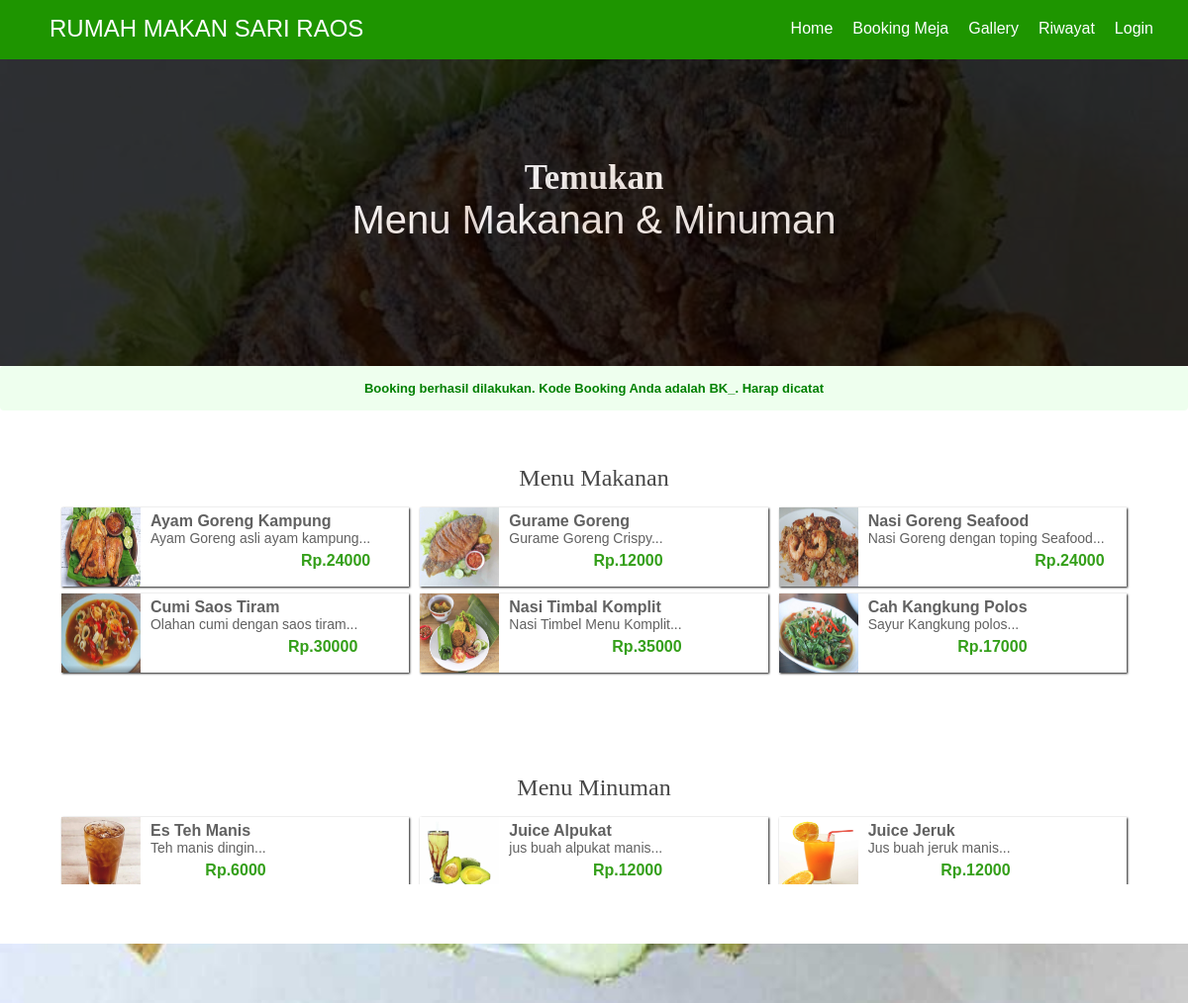
Page /menu.php on the committed database.
### tables this page shows
CREATE TABLE `food` (
  `id` int(11) NOT NULL,
  `food_name` varchar(50) NOT NULL,
  `food_category` varchar(50) NOT NULL,
  `food_price` varchar(50) NOT NULL,
  `food_description` text NOT NULL
);

### menu.php (the view, shortened to what this page needs)
<?php
	require "admin/includes/db.php";
	$bfast = "";
	$lunch = "";
	$get_recent = $db->query("SELECT * FROM food");
	if($get_recent->num_rows) {
		while($row = $get_recent->fetch_assoc()) {
			if($row['food_category'] == "Makanan") {
				$bfast .= "<div class='parallax_item'>
							<a href='detail.php?fid=".$row['id']."'><img src='image/FoodPics/".$row['id'].".jpg' width='80px' height='80px' />
							<div class='detail'>
								<h4>".$row['food_name']."</h4>
								<p class='desc'>".substr($row['food_description'], 0, 33)."...</p>
								<p class='price'>Rp.".$row['food_price']."</p>
							</div>
							<p class='clear'></p>
							</a>
						</div>";
			}elseif($row['food_category'] == "Minuman") {
				$lunch .=	"<div class='parallax_item'>
							<a href='detail.php?fid=".$row['id']."'><img src='image/FoodPics/".$row['id'].".jpg' width='80px' height='80px' />
							<div class='detail'>
								<h4>".$row['food_name']."</h4>
								<p class='desc'>".substr($row['food_description'], 0, 33)."...</p>
								<p class='price'>Rp.".$row['food_price']."</p>
							</div>
							<p class='clear'></p>
							</a>
						</div>";
			}
		}
	}else{
	}
?>
<!Doctype html>
<html lang="en">
<head>
<link rel="stylesheet" href="css/main.css" />
</head>
<body>
<?php require "includes/header.php"; ?>
<div class="parallax" onclick="remove_class()">
	<div class="parallax_head">
		<h2>Temukan</h2>
		<h3>Menu Makanan & Minuman</h3>
	</div>
</div>
<div class="alert">
	<?php
	$reserve_code = "BK_".$_SESSION['id'];
		echo $msg = "<p style='padding: 15px; color: green; background: #eeffee; font-weight: bold; font-size: 13px; border-radius: 4px; text-align: center;'>Booking berhasil dilakukan. Kode Booking Anda adalah  $reserve_code. Harap dicatat </p>";
	?>
</div>
<div class="content" onclick="remove_class()">
	<div class="inner_content on_parallax">
		<h2><span class="Makanan">Menu Makanan</span></h2>
		<div class="parallax_content">
			<?php echo ($bfast == "") ? "<h3 style=' text-align: center; font-weight: lighter; padding: 10px 0px; background: #ffeeee; color: #333;'>Your shopping basket is empty</h3>" : $bfast; ?>
		</div>
	</div>
</div>
<div class="content" onclick="remove_class()">
	<div class="inner_content on_parallax">
		<h2><span class="Minuman">Menu Minuman</span></h2>
		<div class="parallax_content">
			<?php echo ($lunch == "") ? "<h3 style=' text-align: center; font-weight: lighter; padding: 10px 0px; background: #ffeeee; color: #333;'>Your shopping basket is empty</h3>" : $lunch; ?>
		</div>
	</div>
</div>
<div class="footer_parallax" onclick="remove_class()">
	<div class="on_footer_parallax">
		<p>&copy; <?php echo strftime("%Y", time()); ?> <span>SARI RAOS</span>. All Rights Reserved</p>
	</div>
</div>
</body>
</html>

### includes/header.php (shortened to what this page needs)
<header class="print">
	<div onclick="remove_class()">
	<div class="main_nav">
		<h2>RUMAH MAKAN SARI RAOS</h2>
		<ul class="default_links">
			<li><a href="index.php">Home</a></li>
			<li><a href="reservation.php">Booking Meja</a></li>
			<li><a href="gallery.php">Gallery</a></li>
            <li><a href="order.php">Riwayat </a></li>
            <?php
                if(!isset($_SESSION['email'])) {
            ?>
                <li><a href="login.php">Login</a></li>
            <?php
                } else {
            ?>
                <li><a href="logout.php">Logout</a></li>
            <?php
                }
            ?>
		</ul>
	</div>
	</div>
</header>

### css/main.css (style rules this page uses)
* { margin: 0; padding: 0; box-sizing: border-box; }
body { font-family: Arial, Helvetica, san-serif, tahoma; }
header { display: block; background: #D54114; position: fixed; width: 100%; right: 0; top: 0; margin-bottom: 60px; z-index: 100; }
div.main_nav { padding: 15px 15px; display: block; background: #1e9500; height: auto; min-height: 60px; }
div.main_nav h2 { float: left; margin-left: 35px; font-family: 1em "helvetica" sans-serif; color: #fff; font-weight: 200; }
div.main_nav ul { padding: 0; margin: 0; list-style-type: none; float: right; margin-right: 20px; }
div.main_nav ul li { float: left; margin-left: 20px; margin-top: 5px; height: 20px; width: auto; }
div.main_nav ul li a { text-decoration: none; color: #fff; }
div.parallax { background-image: url("../image/dish_2.jpg"); background-attachment: fixed; height: 370px; background-repeat: no-repeat; background-position: center; background-size: cover; width: 100%; }
div.parallax_head { background: #000; opacity: 0.8; color: #fff; text-align: center; height: 370px; padding: 10px; }
div.on_parallax { background: #fff; opacity: 0.9; color: #505050; text-align: center; height: 370px; padding: 10px; }
div.on_parallax h2 { color: #333; margin: 15px auto; font-weight: 200; font-family: lucida handwriting; }
div.parallax_content { max-width: 1100px; height: auto; padding: 1px; margin: 0 auto; }
div.parallax_item { float: left; margin-left: 1%; width: 32%; background: #fff; height: auto; box-shadow: 1px 1px 2px #000; margin-bottom: 7px; }
div.parallax_item a { text-decoration: none; color: #505050; }
div.parallax_item img { float: left; margin-right: 5px; }
div.detail { padding: 5px; text-align: left; float:left; }
div.detail p.desc { font-size: 14px; }
div.detail p.price { text-align: right; line-height: 30px; color: #1e9500; font-weight: bold; }
div.parallax_head h2 { margin-top: 150px; font-family: lucida handwriting; text-transform: capitalize; font-size: 35px; }
div.parallax_head h3 { font-size: 40px; font-family: sans-serif; font-weight: 200; }
div.content { background: #fff; color: #000; padding: 20px 15px; height: auto; display: block; }
div.inner_content { max-width: 1200px; height: auto; padding: 20px; margin: 0 auto; }
div.footer_parallax { background-image: url("../image/dish_2.jpg"); background-attachment: fixed; height: 60px; background-repeat: no-repeat; background-position: center; background-size: cover; width: 100%; }
div.on_footer_parallax { background: #000; opacity: 0.7; color: #fff; text-align: center; height: 60px; padding: 10px; text-align: center; }
div.on_footer_parallax p { line-height: 40px; }
div.on_footer_parallax p span { color: #FF5722; }

### rows in the picture
food: food_name "Ayam Goreng Kampung", food_description "Ayam Goreng asli ayam kampung", food_price "24000"
food: food_name "Gurame Goreng", food_description "Gurame Goreng Crispy", food_price "12000"
food: food_name "Nasi Goreng Seafood", food_description "Nasi Goreng dengan toping Seafood", food_price "24000"
food: food_name "Cumi Saos Tiram", food_description "Olahan cumi dengan saos tiram", food_price "30000"
food: food_name "Nasi Timbal Komplit", food_description "Nasi Timbel Menu Komplit", food_price "35000"
food: food_name "Cah Kangkung Polos", food_description "Sayur Kangkung polos", food_price "17000"
food: food_name "Es Teh Manis", food_description "Teh manis dingin", food_price "6000"
food: food_name "Juice Alpukat", food_description "jus buah alpukat manis", food_price "12000"
food: food_name "Juice Jeruk", food_description "Jus buah jeruk manis", food_price "12000"

### other values in the picture
$reserve_code "BK_"
